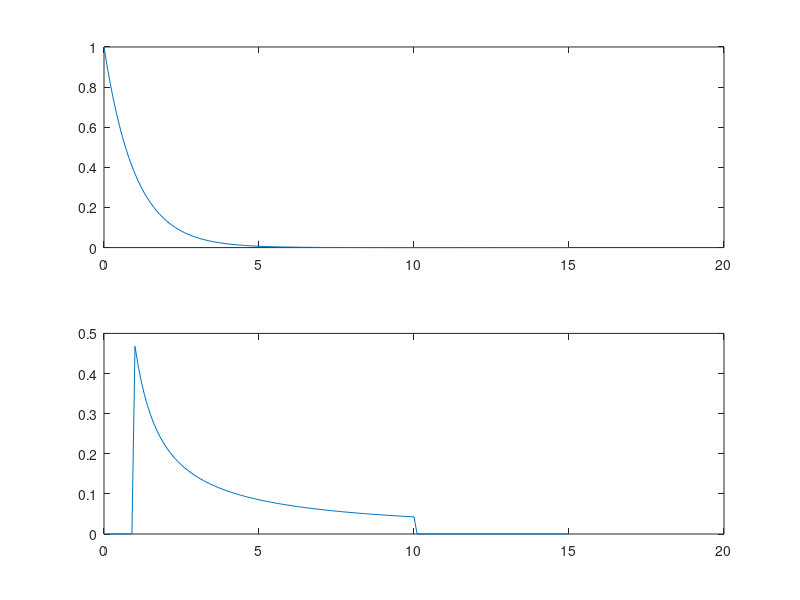

MATLAB code to generate this figure:
dx = 0.1;
x = 0:dx:15;
mu = 1;
y = exppdf(x, mu);
subplot(2,1,1);
plot(x,y)

lambda = 0.4267;
f=(lambda*exp(-x/lambda)+lambda./x).*(x >=1 & x <= 10);
subplot(2,1,2);
plot(x, f)
